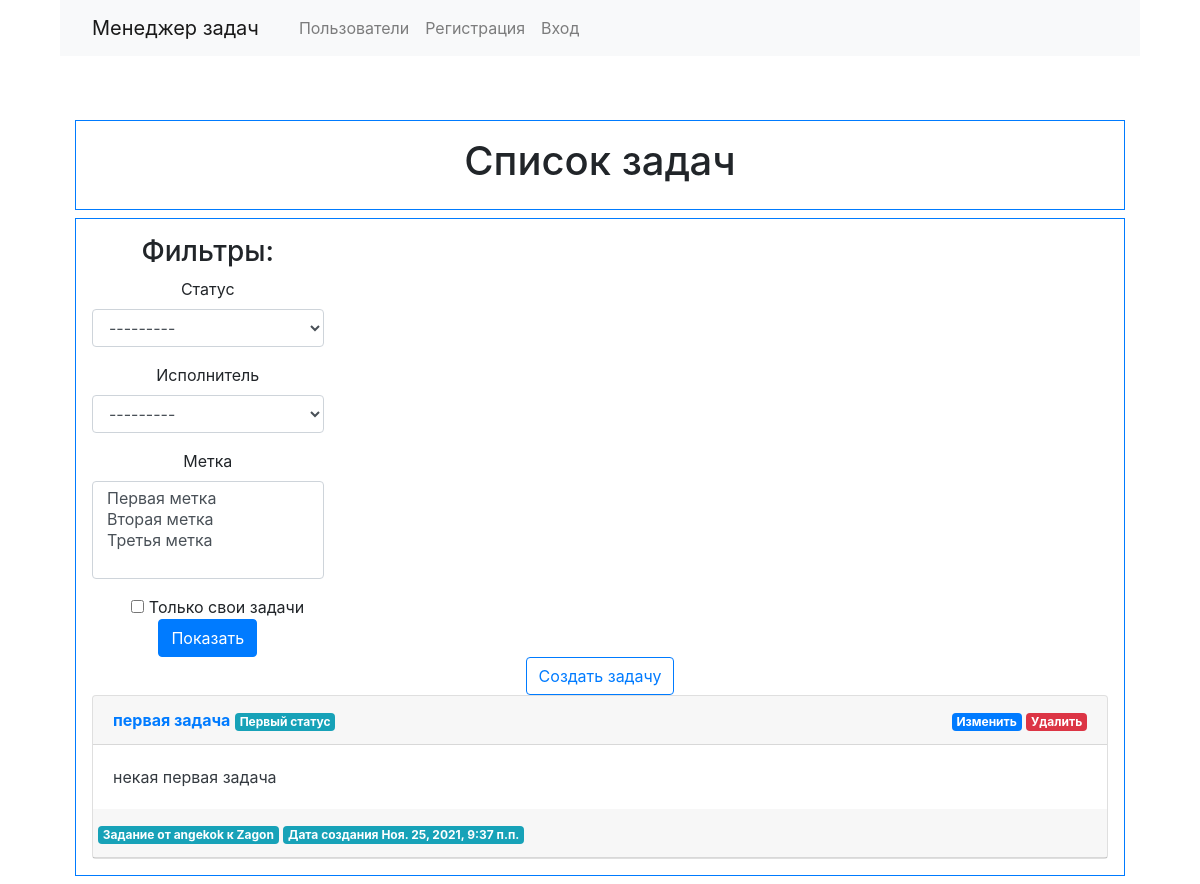
Page /tasks/ on the earlier database version.
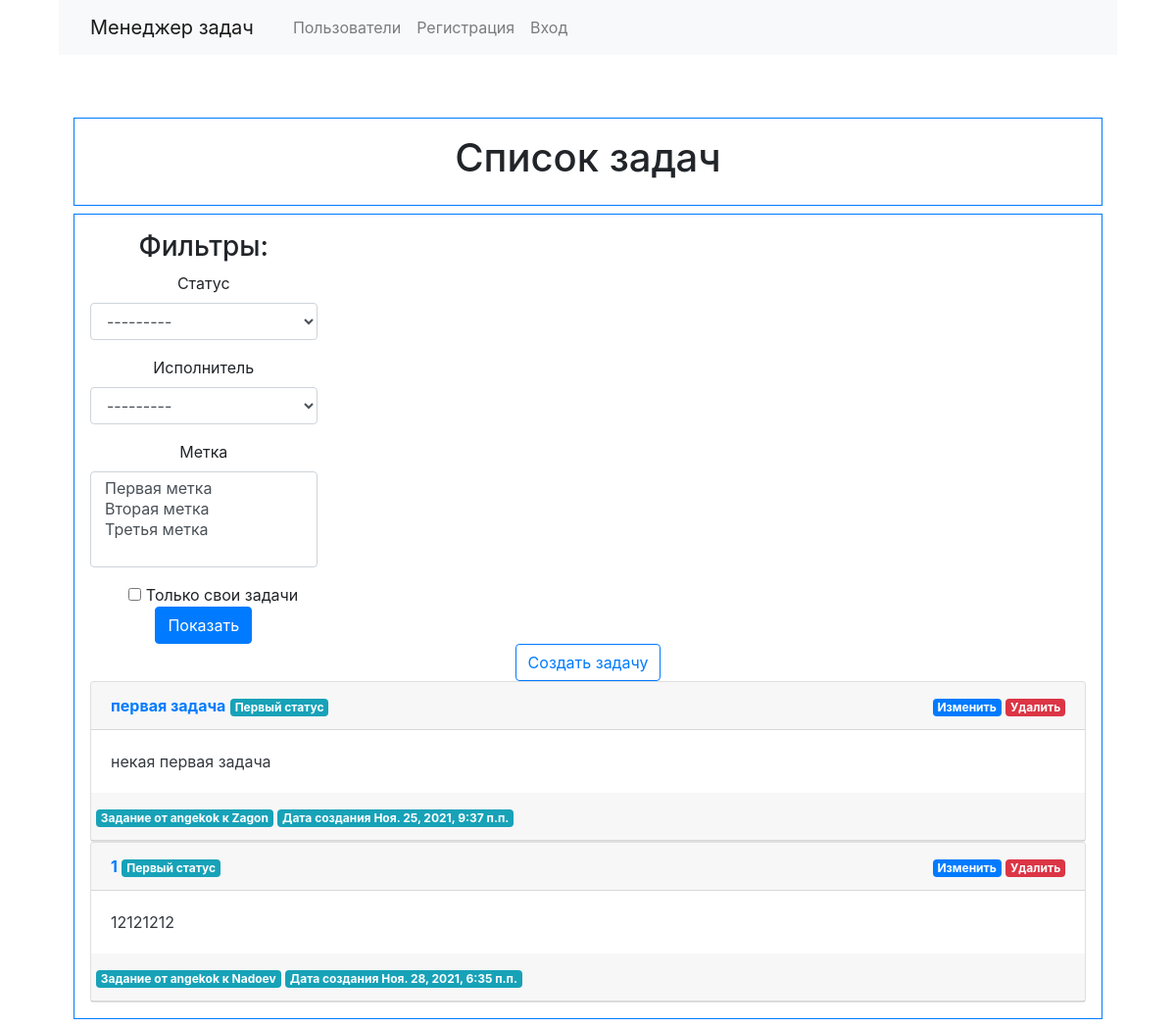
Same page on the later database version.
### tasks/models.py (models this page shows, shortened)
class Task(models.Model):
    name = models.CharField(max_length=255)
    created_at = models.DateTimeField(auto_now_add=True)
    content = models.TextField(max_length=600)
    status = models.ForeignKey(TaskStatus, on_delete=models.PROTECT, null=False, blank=False)
    creator = models.ForeignKey(User, on_delete=models.PROTECT, null=True, blank=True)
    executor = models.ForeignKey(User, on_delete=models.PROTECT, null=True, blank=True, related_name = 'executor')
    labels = models.ManyToManyField(TaskLabel, blank=True)

### statuses/models.py (models this page shows, shortened)
class TaskStatus(models.Model):
    name = models.CharField(max_length=200, unique=True)
    def __str__(self):
        return self.name

### tasks/views.py (the view, shortened to what this page needs)
# urls.py: path('tasks/', views.TasksView.as_view(), name='tasks'),
class TasksView(generic.ListView):
    model = Task
    template_name = 'tasks/tasks_list.html'
    context_object_name = 'tasks_list'
    def get_context_data(self, **kwargs):
        context = super().get_context_data(**kwargs)
        context['filter'] = TaskFilter(
            self.request.GET,
            queryset=self.get_queryset(),)
        return context
    def get_queryset(self):
        return Task.objects.all()

### labels/models.py (called while the page is built)
    def __str__(self):
        return self.name

### templates/tasks/tasks_list.html (shortened to what this page needs)
{% extends "base.html" %}
{% load bootstrap4 %}
{% load i18n %}
{% block page_header %}
<h1 class="cover-heading">{% trans "Tasks list:" %}</h1>
{% endblock %}
{% block content %}
<div class="row">
  <div class="col-md-3">
    <h3>{% trans "Filters:" %}</h3>
      <form action="" method="get" class="form">
        {% bootstrap_form filter.form %}
        <div class="form-check"><input type="checkbox" name="creator__username" value={{ user.username }} class="form-check-input" id="id_self_tasks">
          <label class="form-check-label" for="id_self_tasks">{% trans "Only your tasks" %}</label>
        </div>
        {% buttons %}
          <button type="submit" class="btn btn-primary">{% trans "Filter" %}</button>
        {% endbuttons %}
      </form>
  </div>
</div>
<div><a class="btn btn-outline-primary" href="/tasks/create" role="button">{% trans "Add new task" %}</a></div>
<div>
  <div>
    {% if tasks_list %}
    {% for task in tasks_list %}
    <div class="card bg-white text-dark mb-9">
      <div class="card-header">
        <div class="row">
          <div class="col-auto mr-auto text-left"><b><a href="{% url 'task' task.id %}">{{ task.name }}</a></b>
            <span class="badge badge-info">{{ task.status }}</span>
             </div>
          <div class="col-auto"><a href="{% url 'task_update' task.id %}" class="badge badge-primary">{% trans "Edit" %}</a>
            <a href="{% url 'task_delete' task.id %}" class="badge badge-danger">{% trans "Delete" %}</a></div>
        </div>
      </div>
      <div class="card-body">
        <p class="card-text text-left">{{task.content}}</p>
      </div>
      <div class="card-header">
        <div class="row">
          <div><span class="badge badge-info">
            {%trans "From "%} {{ task.creator }} {%trans " to "%} {{ task.executor }}
          </span>
            <span class="badge badge-info">
            {%trans "Created at"%} {{ task.created_at }}
          </span>
          </div>
        </div>
      </div>
    </div>
  {% endfor %}
  {% else %}
    <p>{% trans "Have't any task."%}</p>
  {% endif %}
  </div>
</div>
{% endblock %}

Differences in the rows shown:
added Task: name "1", status "Первый статус", content "12121212", creator "angekok", executor "Nadoev", created_at "Ноя. 28, 2021, 6:35 п.п."
